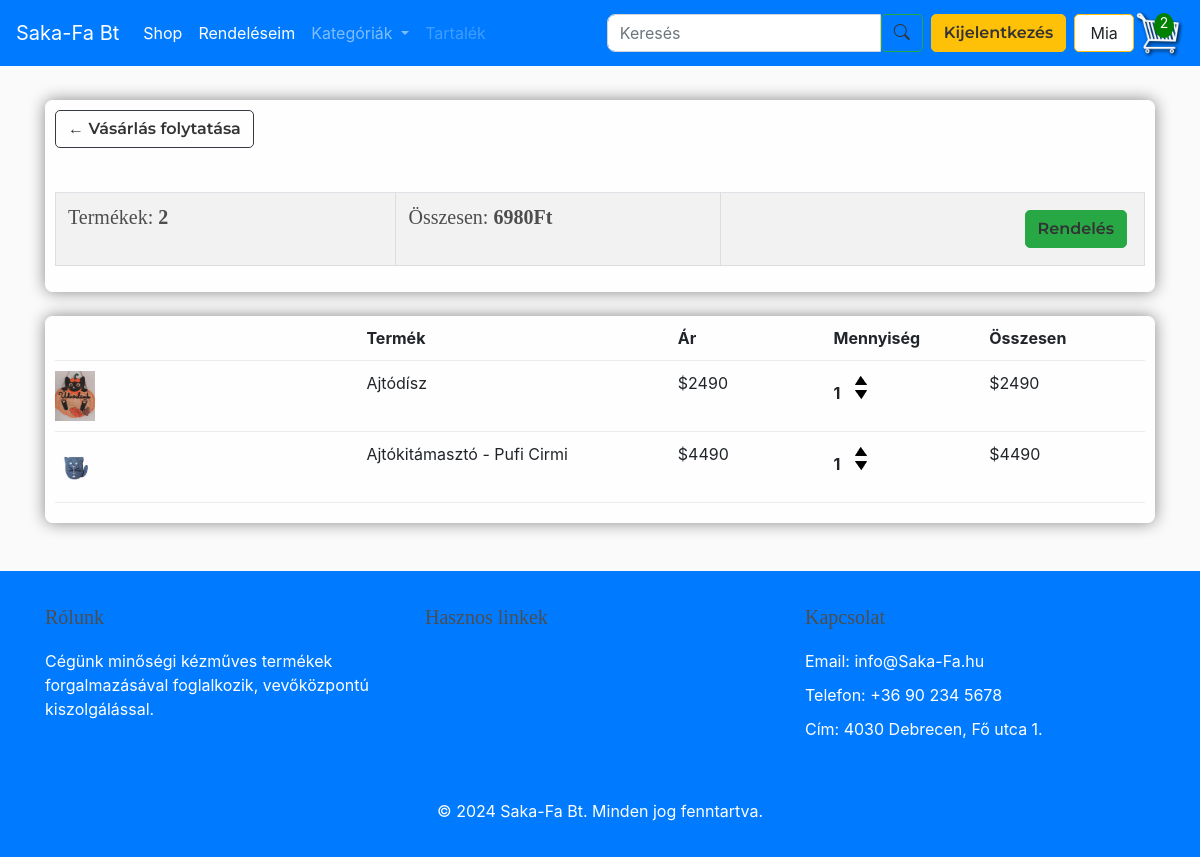
The app's page /cart/ (signed in), older data.
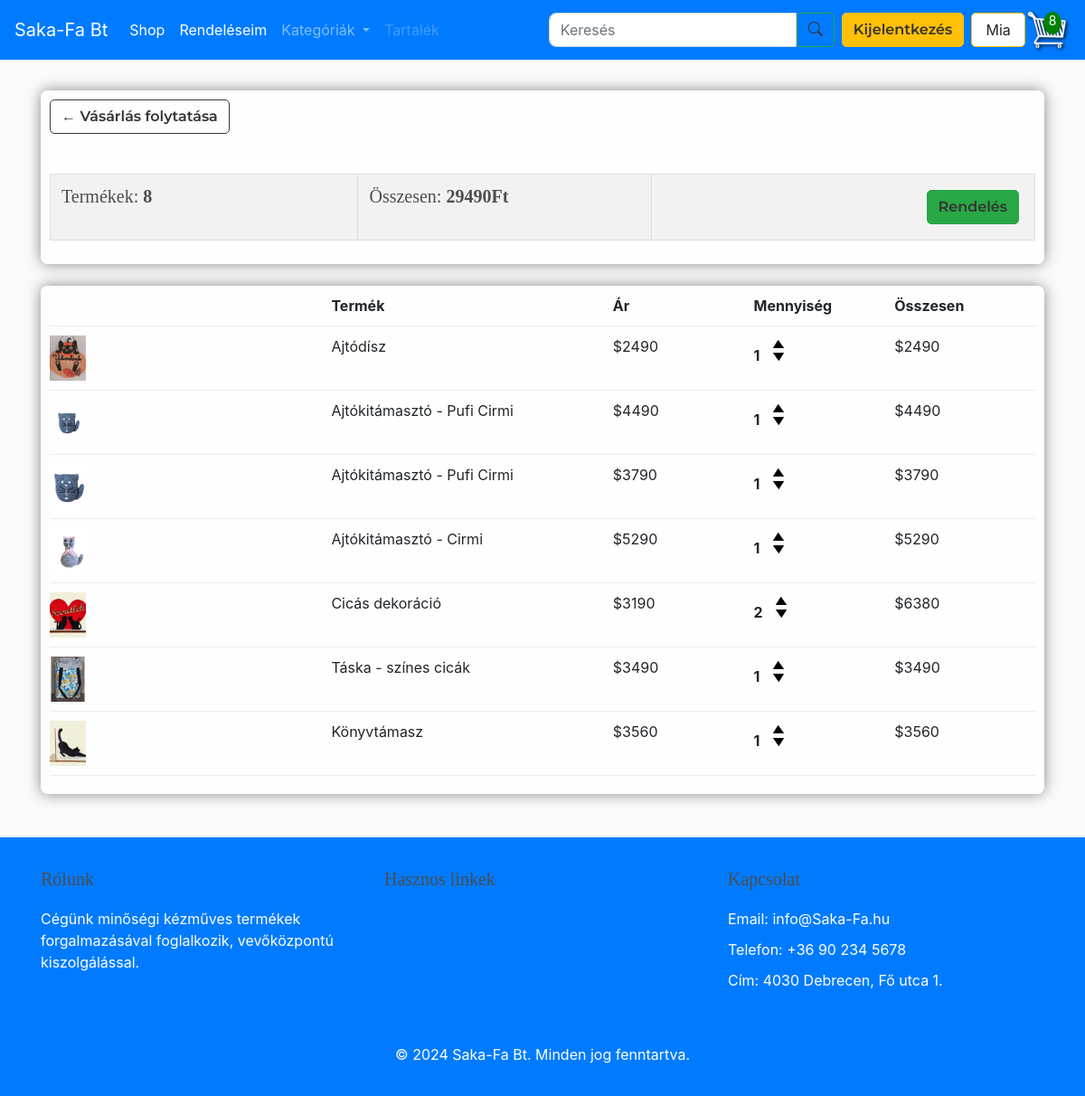
The same page, newer data.
### store/models.py (models this page shows, shortened)
class Order(models.Model):
    customer = models.ForeignKey(Customer, on_delete=models.SET_NULL, null=True, blank=True, verbose_name="Vásárló")
    date_order = models.DateTimeField(auto_now_add=True, verbose_name="Rendelés dátuma")
    complete = models.BooleanField(default=False, verbose_name="Befejezett")
    transaction_id = models.CharField(max_length=100, null=True, verbose_name="Tranzakció azonosító")
    class Meta:
        verbose_name = "Rendelés"
        verbose_name_plural = "Rendelések"
    @property
    def get_cart_total(self):
        orderitems = self.orderitem_set.all()
        total = sum([item.get_total for item in orderitems])
        return total
    @property
    def get_cart_items(self):
        orderitems = self.orderitem_set.all()
        total = sum([item.quantity for item in orderitems])
        return total

class OrderItem(models.Model):
    product = models.ForeignKey(Product, on_delete=models.SET_NULL, null=True)
    order = models.ForeignKey(Order, on_delete=models.SET_NULL, null=True)
    quantity = models.IntegerField(default=0, null=True, blank=True)
    date_added = models.DateTimeField(auto_now_add=True)
    class Meta:
        verbose_name = "Rendelési tétel"
        verbose_name_plural = "Rendelési tételek"
    @property
    def get_total(self):
        if self.product and self.product.price is not None:
            return self.product.price * self.quantity
        return 0  # Visszatér 0, ha a termék nincs vagy a price null

class Product(models.Model):
    CATEGORY_CHOICES = [
        ('option1', 'FÁBÓL KÉSZÜLT'),
        ('option2', 'KÖTÖTT-HORGOLT'),
        ('option3', 'PÖTTYÖSCICA'),
        ('option4', 'TEXTIL'),
    ]
    name = models.CharField(max_length=200)
    price = models.FloatField()
    image = models.ImageField(null=True, blank=True)
    description = models.TextField(blank=True)  # Új mező a leíráshoz
    category = models.CharField(max_length=10, choices=CATEGORY_CHOICES, default='option1')  # Legördülő menü mező
    class Meta:
        verbose_name = "Termék"
        verbose_name_plural = "Termékek"
    @property
    def imageURL(self):
        try:
            url = self.image.url
        except:
            url = ''
        return url

### store/views.py (the view)
# urls.py: path('cart/', views.cart, name="cart"),
def cart(request):
    data = cartData(request)
    context = {'items': data['items'], 'order': data['order'], 'cartItems': data['cartItems']}
    return render(request, 'store/cart.html', context)

### store/views.py (called while the page is built)
def cartData(request):
    if request.user.is_authenticated:
        customer = request.user.customer
        orders = Order.objects.filter(customer=customer, complete=False)
        if orders.exists():
            order = orders.first()
            items = order.orderitem_set.all()
            cartItems = order.get_cart_items
        else:
            items = []
            cartItems = 0
            order = {'get_cart_total': 0, 'get_cart_items': 0}  # Üres kosár
    else:
        items = []
        cartItems = 0
        order = {'get_cart_total': 0, 'get_cart_items': 0}  # Üres kosár
    return {'cartItems': cartItems, 'order': order, 'items': items}

### store/templates/store/cart.html
{% extends 'store/main.html' %}
{% load static %}
{% block content %}
	<div class="row">
		<div class="col-lg-12">
			<div class="box-element">
				<a  class="btn btn-outline-dark" href="{% url 'store' %}">&#x2190; Vásárlás folytatása</a>
				<br>
				<br>
				<table class="table">
					<tr>
						<th><h5>Termékek: <strong>{{order.get_cart_items}}</strong></h5></th>
						<th><h5>Összesen: <strong>{{order.get_cart_total|floatformat:0}}Ft</strong></h5></th>
						<th>
							<a  style="float:right; margin:5px;" class="btn btn-success" href="{% url 'checkout' %}">Rendelés</a>
						</th>
					</tr>
				</table>
			</div>
			<br>
			<div class="box-element">
				<div class="cart-row">
					<div style="flex:2"></div>
					<div style="flex:2"><strong>Termék</strong></div>
					<div style="flex:1"><strong>Ár</strong></div>
					<div style="flex:1"><strong>Mennyiség</strong></div>
					<div style="flex:1"><strong>Összesen</strong></div>
				</div>
				{% for item in items %}
				<div class="cart-row">
					<div style="flex:2"><img class="row-image" src="{{item.product.imageURL}}"></div>
					<div style="flex:2"><p>{{item.product.name}}</p></div>
					<div style="flex:1"><p>${{item.product.price|floatformat:0}}</p></div>
					<div style="flex:1">
						<p class="quantity">{{item.quantity}}</p>
						<div class="quantity">
							<img data-product="{{item.product.id}}" data-action="add" class="chg-quantity update-cart" src="{% static  'images/arrow-up.png' %}">
							<img data-product="{{item.product.id}}" data-action="remove" class="chg-quantity update-cart" src="{% static  'images/arrow-down.png' %}">
						</div>
					</div>
					<div style="flex:1"><p>${{item.get_total|floatformat:0}}</p></div>
				</div>
				{% endfor %}
			</div>
		</div>
	</div>
{% endblock content %}

### store/templates/store/main.html (shortened to what this page needs)
<!DOCTYPE html>
{% load static %}
<html lang="hu">
<head>
    <link href="https://cdnjs.cloudflare.com/ajax/libs/bootstrap-icons/1.10.0/font/bootstrap-icons.min.css" rel="stylesheet">
    <link rel="stylesheet" href="https://cdnjs.cloudflare.com/ajax/libs/font-awesome/6.0.0-beta3/css/all.min.css">
    <link rel="stylesheet" href="https://stackpath.bootstrapcdn.com/bootstrap/4.4.1/css/bootstrap.min.css">
    <link rel="stylesheet" type="text/css" href="{% static 'css/main.css' %}">
</head>
<body>
<nav class="navbar navbar-expand-lg navbar-dark bg-primary ">
    <a class="navbar-brand" href="{% url 'index' %}">Saka-Fa Bt</a>
    <div class="collapse navbar-collapse" id="navbarSupportedContent">
        <ul class="navbar-nav mr-auto">
            <li class="nav-item active">
                <a class="nav-link" href="{% url 'store' %}">Shop</a>
            </li>
            <li class="nav-item active">
                <a class="nav-link" href="{% url 'order_list' %}">Rendeléseim</a>
            </li>
            <li class="nav-item dropdown">
                <a class="nav-link dropdown-toggle" href="#" id="navbarDropdown" role="button" data-toggle="dropdown" aria-haspopup="true" aria-expanded="false">
                  Kategóriák
                </a>
              </li>
            <li class="nav-item">
                <a class="nav-link disabled" href="#">Tartalék</a>
            </li>
        </ul>
        <form class="d-flex align-items-center my-2 my-lg-0" method="GET" action="{% url 'search' %}">
            <input class="form-control mr-0" type="search" name="q" placeholder="Keresés" aria-label="Search">
            <button class="btn btn-outline-success mr-2" type="submit"><i class="bi bi-search" ></i></button>
        </form>
        <div class="form-inline my-2 my-lg-0">
            <div class="user-status" style="display: flex; align-items: center;">
                {% if user.is_authenticated %}
                    <form id="logout-form" method="POST" action="{% url 'logout' %}">
                        <button class="btn btn-warning">Kijelentkezés</button>
                    </form>
                    <p class="user">{{ user.username }}</p>
                {% else %}
                    <a href="{% url 'login' %}" class="btn btn-warning">Bejelentkezés</a>
                {% endif %}
            </div>
            {% if user.is_authenticated %}
            <div class="cart-container">
                <a href="{% url 'cart' %}" id="cart-icon-link">
                    <span id="cart-total">{{ cartItems }}</span>
                </a>
            </div>
            {% endif %}
        </div>
    </div>
</nav>
<div class="container">
    <br>
    {% block content %}
    {% endblock content %}
</div>
<footer class="footer  text-white mt-5 py-4">
    <div class="container">
        <div class="row">
            <div class="col-lg-4 col-md-6 mb-4">
                <h5>Rólunk</h5>
                <p>Cégünk minőségi kézműves termékek forgalmazásával foglalkozik, vevőközpontú kiszolgálással.</p>
            </div>
            <div class="col-lg-4 col-md-6 mb-4">
                <h5>Hasznos linkek</h5>
            </div>
            <div class="col-lg-4 col-md-6 mb-4">
                <h5>Kapcsolat</h5>
                <p>Email: info@Saka-Fa.hu</p>
                <p>Telefon: +36 90 234 5678</p>
                <p>Cím: 4030 Debrecen, Fő utca 1.</p>
            </div>
        </div>
        <div class="text-center mt-4">
            <p>&copy; 2024 Saka-Fa Bt. Minden jog fenntartva.</p>
        </div>
    </div>
</footer>
</body>
</html>

### static/css/main.css (style rules this page uses)
body { background-color: hsl(0, 0%, 98%); }
h1,h2,h3,h4,h5,h6 { color:hsl(0, 0%, 30%); font-family: 'Lora', serif; }
.box-element { box-shadow:hsl(0, 0%, 53%) 0 0 16px; background-color: #fff; border-radius: 8px; padding: 10px; flex-grow: 1; position: relative; z-index: 2; background: rgba(255, 255, 255, 0.8); }
.btn, h4, h6 { font-family: 'Montserrat', sans-serif; font-size: 1em; color: #333333; font-weight: 600; }
.cart-container { position: relative; display: inline-block; }
#cart-total { position: absolute; top: 5px; left: 20px; background-color: green; color: white; width: 20px; height: 25px; border-radius: 50%; text-align: center; line-height: 20px; font-size: 14px; font-weight: normal; }
.col-lg-4, .col-lg-6, .col-lg-8, .col-lg-12 { margin-top: 10px; }
.btn { border-radius: 5px; }
.form-control { border-radius: 8px 0 0 8px; }
.row-image { max-width: 40px; }
.cart-row { display: flex; align-items: flex-stretch; padding-bottom: 10px; margin-bottom: 10px; border-bottom: 1px solid #ececec; }
.quantity { display: inline-block; font-weight: 700; padding-right:10px; }
.chg-quantity { width: 12px; cursor: pointer; display: block; margin-top: 5px; transition:.1s; }
.user { display: inline-block; padding: 0.375rem 0.95rem; font-size: 1rem; font-weight: 400; color: #212529; background-color: #fff; border: 1px solid #ffc107; border-radius: 0px; transition: background-color 0.15s ease-in-out, border-color 0.15s ease-in-out; white-space: nowrap; overflow: hidden; text-overflow: ellipsis; margin: 5px 0px 5px 8px; border-radius: 5px; }
table { width: 100%; border-collapse: collapse; margin-top: 20px; }
th, td { border: 1px solid #ddd; padding: 10px; text-align: left; width: 100px; height: auto; }
th { background-color: #f2f2f2; font-weight: bold; }
.row-image { width: 50px; height: 50px; object-fit: cover; }
.footer { background-color: #007bff; color: #ffffff; padding: 40px 0; width: 100%; }
.footer h5 { margin-bottom: 20px; }
.footer p, .footer ul { margin-bottom: 10px; }
.mb-4 { margin-bottom: 1.5rem; }

Row changes from the older to the newer data that the page shows:
computed for Order: get_cart_items "2" → "8"; get_cart_total "6980" → "29490"
added OrderItem: product.imageURL (picture), product.name "Ajtókitámasztó - Pufi Cirmi", product.price "3790", quantity "1", get_total "3790"
added OrderItem: product.imageURL (picture), product.name "Ajtókitámasztó - Cirmi", product.price "5290", quantity "1", get_total "5290"
added OrderItem: product.imageURL (picture), product.name "Cicás dekoráció", product.price "3190", quantity "2", get_total "6380"
added OrderItem: product.imageURL (picture), product.name "Táska - színes cicák", product.price "3490", quantity "1", get_total "3490"
added OrderItem: product.imageURL (picture), product.name "Könyvtámasz", product.price "3560", quantity "1", get_total "3560"
Text that changed along with them:
{{ cartItems }}: "2" → "8"
